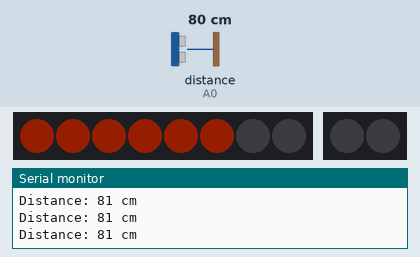
Recording of a sketch running on a simulated Arduino Uno, built with avr-gcc and run on an emulated ATmega328P. Shown: 8 RGB LEDs in strip order, left to right, 2 RGB LEDs in strip order, left to right, the last lines printed to the serial monitor. The inputs (shaded band) are chosen by the test bench; at power-on: distance to the obstacle (sensor on A0) 80 cm. The echo pulse lasts 58.3 µs per cm; dim RGB values are drawn brighter than linear.

Above: at 1.7 s.
1.8 s: distance to the obstacle (sensor on A0) set to 120 cm
At 2.4 s:
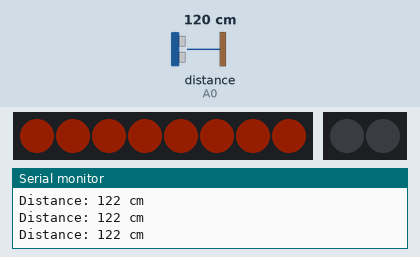
3.4 s: distance to the obstacle (sensor on A0) set to 18 cm
At 4.3 s:
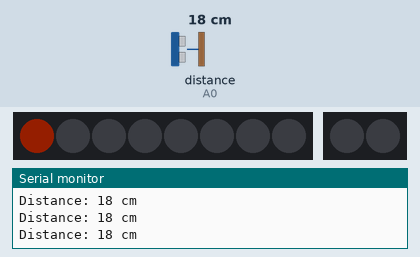
4.9 s: distance to the obstacle (sensor on A0) set to 35 cm
At 5.4 s:
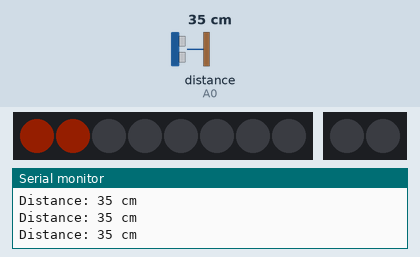
6.4 s: distance to the obstacle (sensor on A0) set to 2 cm
At 7.3 s:
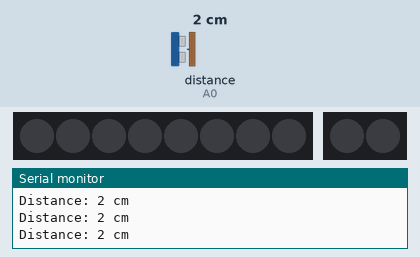
Timing chart, 0 to 8.9 s (numbered marks = the images above; inputs shaded):
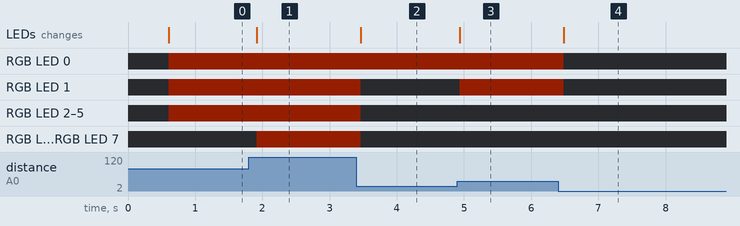

Measured:
- after the input at 1.8 s, RGB LED 6, RGB LED 7: off → RGB(20, 4, 0) after 0.11 s; the LEDs: change after 0.11 s (image 1)
- after the input at 3.4 s, RGB LED 1–7: RGB(20, 4, 0) → off after 0.07 s; the LEDs: change after 0.07 s (image 2)
- after the input at 4.9 s, RGB LED 1: off → RGB(20, 4, 0) at once; the LEDs: change at once (image 3)
- after the input at 6.4 s, RGB LED 0, RGB LED 1: RGB(20, 4, 0) → off after 0.09 s; the LEDs: change after 0.09 s (image 4)

The sketch:

RobotLightsUS.ino
```cpp
#include <Adafruit_NeoPixel.h>
// Ultrazvukový modul HY-SRF05 pro měření vzdálenosti

// připojení potřebné knihovny
#include <NewPing.h>
// nastavení propojovacích pinů
#define pinTrigger    A1 // yellow
#define pinEcho       A0 // orange
#define maxDistance 200
// inicializace měřícího modulu z knihovny
NewPing sonar(pinTrigger, pinEcho, maxDistance);

#define LED_FRONT_PIN A2
#define NR_FRONT_LED 8 // front strip has 8 LEDs
#define LED_REAR_PIN A3
#define NR_REAR_LED 2 // only 2 rear LEDs

#define BLINK_PERIOD 600 // 600 ms
#define BLINK_ONTIME 300 // 300 ms

Adafruit_NeoPixel stripFront = Adafruit_NeoPixel(NR_FRONT_LED, LED_FRONT_PIN, NEO_GRB + NEO_KHZ800);
Adafruit_NeoPixel stripRear = Adafruit_NeoPixel(NR_REAR_LED, LED_REAR_PIN, NEO_GRB + NEO_KHZ800);

uint32_t RED, GREEN, BLUE, BRIGHT_WHITE, WHITE, BLACK, ORANGE;

#define OFF 0x0000
#define BLINK_RIGHT 0x0101
#define BLINK_LEFT 0x0202
#define BRAKES 0x0404
#define LIGHTS_1 0x1000
#define LIGHTS_2 0x2000
#define LIGHTS_3 0x4000
#define POLICE 0x8000

void setupLED() {
  stripFront.begin();
  stripRear.begin();

  RED = stripFront.Color(0xFF, 0, 0);
  GREEN = stripFront.Color(0, 0xFF, 0);
  BLUE = stripFront.Color(0, 0, 0xFF);
  WHITE = stripFront.Color(0x4F, 0x4F, 0x4F);
  BRIGHT_WHITE = stripFront.Color(0xFF, 0xFF, 0xFF);
  BLACK = 0;
  ORANGE = stripRear.Color(20, 4, 0);
}

void setup() {
  Serial.begin(9600); // open the serial port at 9600 bps:
  setupLED();
  delay(500);
}

void updateLED(int code) {
  String frontOut = "--------";
  String rearOut = "--------";

  if (code & LIGHTS_1) {
    frontOut.setCharAt(3, 'O');
    frontOut.setCharAt(4, 'O');
  }

  if (code & LIGHTS_2) {
    frontOut.setCharAt(2, 'O');
    frontOut.setCharAt(5, 'O');
  }

  if (code & LIGHTS_3) {
    frontOut.setCharAt(1, 'O');
    frontOut.setCharAt(6, 'O');
  }

  if (code & BLINK_RIGHT) {
    frontOut.setCharAt(7, '*');
  }

  if (code & BLINK_LEFT) {
    frontOut.setCharAt(0, '*');
  }

  if (code & BRAKES) {
    rearOut.setCharAt(3, '=');
    rearOut.setCharAt(4, '=');
  }
  Serial.println(frontOut);
  Serial.println(rearOut);
  Serial.println();
}

static void chase(Adafruit_NeoPixel &strip, uint32_t c) {
  strip.clear();
  for(uint16_t i=0; i<strip.numPixels()+4; i++) {
      strip.setPixelColor(i  , c); // Draw new pixel
      strip.setPixelColor(i-4, 0); // Erase pixel a few steps back
      strip.show();
      delay(25); // FIXME no delay allowed
  }
}

static void light(Adafruit_NeoPixel &strip, uint32_t c) {
  for(uint16_t i=0; i<strip.numPixels(); i++) {
    strip.setPixelColor(i, c);
  }
  strip.show();
}

static void lightTwoColors(Adafruit_NeoPixel &strip, uint32_t c1, uint32_t c2) {
  int half = strip.numPixels() / 2;
  for(uint16_t i = 0; i < strip.numPixels(); i++) {
    if (i < half) {
      strip.setPixelColor(i, c1);
    }
    else {
      strip.setPixelColor(i, c2);
    }
  }
  strip.show();
}

static void lightFourColors(Adafruit_NeoPixel &strip, uint32_t c1, uint32_t c2, uint32_t c3, uint32_t c4) {
  for(uint16_t i = 0; i < strip.numPixels(); i++) { // cyklus i bude mít hodnoty 0,1,2,3,4,5,6,7
    if (i < 2) {
      strip.setPixelColor(i, c1);
    }
    else if (i < 4) {
      strip.setPixelColor(i, c2);
    }
    else if (i < 6) {
      strip.setPixelColor(i, c3);
    }
    else {
      strip.setPixelColor(i, c4);
    }
  }
  strip.show();
}

static void lightThreeColors(Adafruit_NeoPixel &strip, uint32_t c1, uint32_t c2, uint32_t c3) {
  for(uint16_t i = 0; i < strip.numPixels(); i++) { // cyklus i bude mít hodnoty 0,1,2,3,4,5,6,7
    if (i == 2 || i == 5) {
      strip.setPixelColor(i, 0);
    }
    if (i < 2) {
      strip.setPixelColor(i, c1);
    }
    else if (i < 5) {
      strip.setPixelColor(i, c2);
    }
    else {
      strip.setPixelColor(i, c3);
    }
  }
  strip.show();
}

static uint32_t blinkColor(uint32_t color1, uint32_t color2) {
  bool lightOn = (millis() % BLINK_PERIOD) < BLINK_ONTIME;
  if (lightOn) {
    return color1;
  }
  else {
    return color2;
  }
}

static void lightMeter(Adafruit_NeoPixel &strip, uint32_t c, int d) {
  int ledCount = (2 * d * strip.numPixels()) / maxDistance;
  //Serial.println(ledCount);
  for(uint16_t i = 0; i < strip.numPixels(); i++) {
    if (i < ledCount) {
      strip.setPixelColor(i, c);
    }
    else {
      strip.setPixelColor(i, 0);
    }
  }
  strip.show();
}

void loop() {
  //chase(stripFront, WHITE);
  //light(stripFront, WHITE); // White front lights on
  //light(stripFront, blinkColor(0, WHITE)); // Blinking white front lights
  //lightTwoColors(stripFront, blinkColor(RED, BLACK), blinkColor(BLACK, BLUE)); // Police
  //lightFourColors(stripFront, ORANGE, RED, BLUE, WHITE); //
  //lightThreeColors(stripFront, GREEN, RED, BLUE); //

  //light(stripRear, blinkColor(RED, GREEN)); // Red/Green rear lights
  //light(stripRear, blinkColor(RED, BLACK)); // Red blinking rear lights
  //light(stripRear, RED); // Brake
  //lightTwoColors(stripRear, blinkColor(ORANGE, BLACK), blinkColor(ORANGE, BLACK)); // Orange blinking rear lights


  //delay(20);
  /*
  updateLED(LIGHTS_1 | LIGHTS_2 | LIGHTS_3);
  delay(1000);
  updateLED(BRAKES);
  delay(1000);
  updateLED(BLINK_RIGHT);
  delay(1000);
  updateLED(BLINK_LEFT);
  delay(1000);
  updateLED(OFF);

  */

  // načtení vzdálenosti v centimetrech do vytvořené proměnné vzdalenost
  int distance = sonar.ping_cm();
  // pauza před dalším měřením
  delay(50);
  // pokud byla detekována vzdálenost větší než 0,
  // provedeme další měření
  if (distance > 0) {
    distance = 0;
    // pro získání stabilnějších výsledků provedeme 5 měření
    // a výsledky budeme přičítat do proměnné vzdalenost
    for (int i = 0; i < 5; i++) {
      distance += sonar.ping_cm();
      delay(5);
    }
    // v proměnné vzdálenost máme součet posledních 5 měření
    // a musíme tedy provést dělení 5 pro získání průměru
    distance = distance / 5;
    // vytištění informací po sériové lince
    Serial.print("Distance: ");
    Serial.print(distance);
    Serial.println(" cm");

  }
  // pokud byla detekována vzdálenost 0, je předmět mimo měřící rozsah,
  // tedy příliš blízko nebo naopak daleko
  else {
    Serial.println("Out of range.");
  }

  lightMeter(stripFront, ORANGE, distance);
}
```
